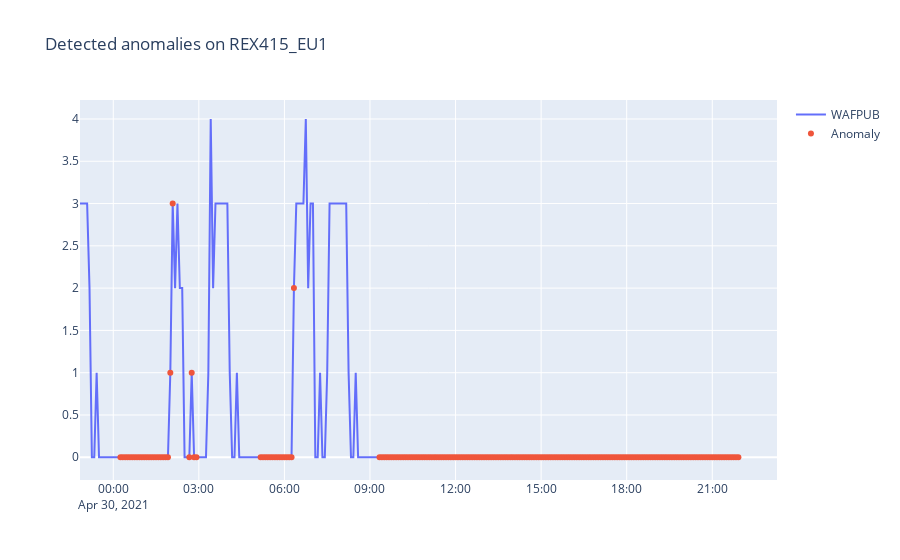

The code cell stored with this chart in its notebook:
### Code cell
fig = go.Figure()
fig.add_trace(go.Scatter(x=test_score_df.index, y=scaler.inverse_transform(test_score_df['WAFPUB']), name='WAFPUB '))
fig.add_trace(go.Scatter(x=anomalies.index, y=scaler.inverse_transform(anomalies['WAFPUB']), mode='markers', name='Anomaly'))
fig.update_layout(showlegend=True, title='Detected anomalies on {}'.format(tool_name))
# fig.write_html("REX415_EU1_anomalies.html")
fig.show()

### Figure 1 — Plotly figure (JSON) as saved in the notebook; plotly's stock layout.template omitted (floating-point values rounded to 4 significant figures; data arrays with more than 128 entries replaced by an {"elided": "..."} marker saying what was removed)
{"data": [{"name": "WAFPUB ", "type": "scatter", "x": {"elided": "278 str values"}, "y": {"elided": "278 int values"}}, {"mode": "markers", "name": "Anomaly", "type": "scatter", "x": {"elided": "194 str values"}, "y": {"elided": "194 int values"}}], "layout": {"showlegend": true, "title": {"text": "Detected anomalies on REX415_EU1"}}}
